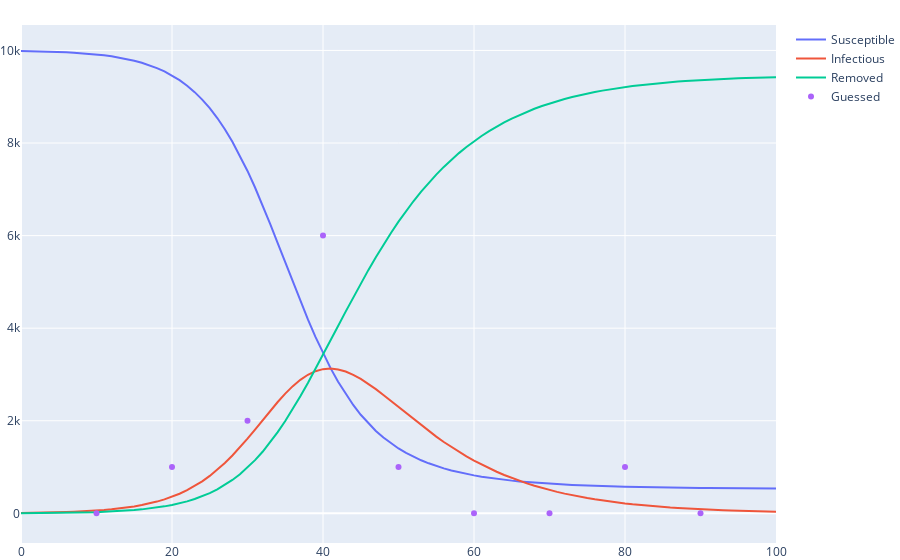

Notebook code for this chart:
### Code cell
T = 100
city = Region(9990, 10, 0)
epidemic = Epidemic(city, SIR(3, 1, 0.1), T)
np.random.seed(0)
sample = Sample(epidemic, np.arange(T//10, T, T//10), 10*np.ones(9, dtype=int), Poi)
sample.positive = np.array([0, 1, 2, 6, 1, 0, 0, 1, 0])
sample.plot(epidemic)
